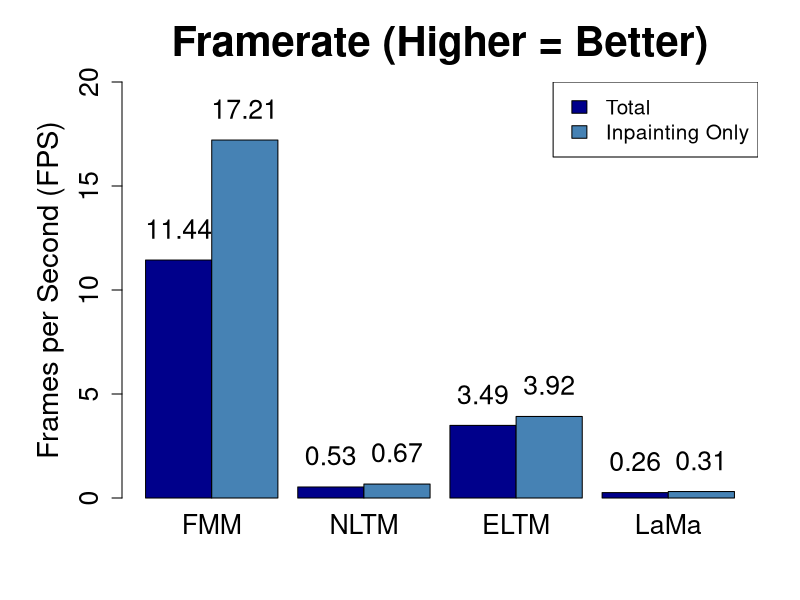

Here is the R script that generated this plot:
png(filename = "ReflectionPerformance.png", 
    width = 2000, 
    height = 1400,
    res = 225)

x <- c("FMM", "NLTM", "ELTM", "LaMa")

total <- c(11.44, 0.53, 3.49, 0.26)
inpaintOnly <- c(17.21, 0.67, 3.92, 0.31)

y <- rbind(total, inpaintOnly)

par(mar = c(5, 6, 4, 2) + 0.1)

bp <- barplot(y, 
              beside = TRUE, 
              names.arg = x, 
              col = c("darkblue", "steelblue"), 
              ylab = "Frames per Second (FPS)", 
              main = "Framerate (Higher = Better)", 
              ylim = c(0, 20),
              cex.axis = 1.6,
              cex.names = 1.6,
              cex.lab = 1.75,
              cex.main = 2.5,
              space = c(0, 0.3),
              legend.text = FALSE)

text(x = bp,          
     y = y + 1.5,      
     labels = y, 
     cex = 1.6)

legend("topright", 
       legend = c("Total", "Inpainting Only"), 
       fill = c("darkblue", "steelblue"),
       cex = 1.25,      
       pt.cex = 1.25,     
       bty = "o")

dev.off()
